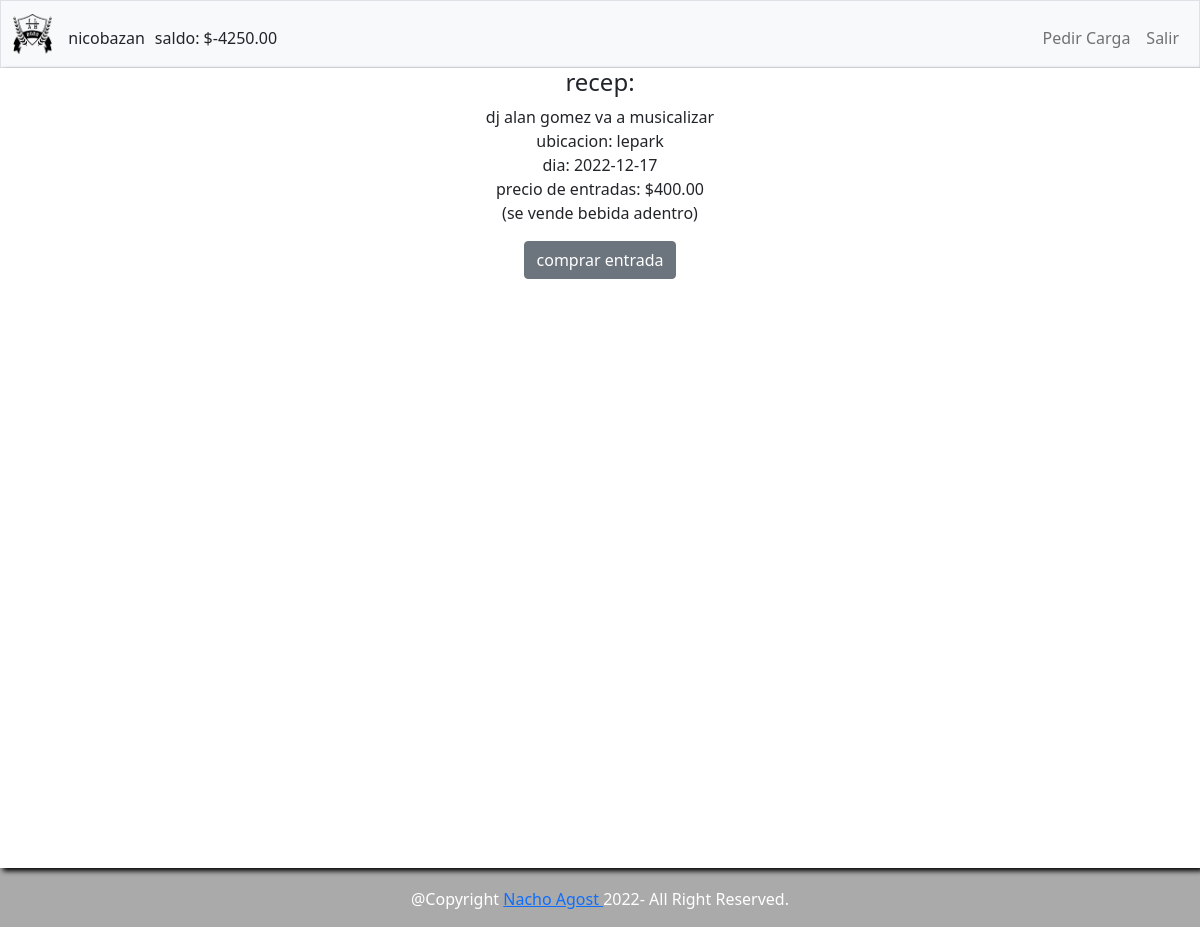
The page /jodas__alistarse?jodaid=5 (signed in) on the database its author committed.
### tables this page shows
CREATE TABLE usuarios(
id INTEGER PRIMARY KEY AUTOINCREMENT NOT NULL,
nombre TEXT NOT NULL,
username TEXT NOT NULL,
password TEXT NOT NULL,
tipo VARCHAR(255) DEFAULT 'normal',
cash MONEY DEFAULT 0.00,
coins NUMERIC DEFAULT 0);

CREATE TABLE jodas (
jodaid INTEGER PRIMARY KEY AUTOINCREMENT NOT NULL,
autorid INTEGER,
nombre VARCHAR(255) DEFAULT 'joda utn',
descripcion TEXT,
ubicacion TEXT NOT NULL,
fecha DATE,
estado VARCHAR(255) DEFAULT 'debatida',
presupuesto MONEY NOT NULL,
capacidad NUMERIC,
precio MONEY DEFAULT 0,
sevende VARCHAR(255) 
);

### app.py (the view)
@app.route("/jodas__alistarse", methods=["GET", "POST"])
@login_required
def alistarse():
    if request.method == "POST":
        jodaid = request.form.get("jodaid")
        joda = db.execute(
            "SELECT capacidad , precio FROM jodas WHERE jodaid = ?", jodaid)[0]
        confirmados = len(db.execute(
            "SELECT * FROM listas WHERE jodaid = ?", jodaid))
        if confirmados >= joda["capacidad"]:
            flash("lista llena!")
            return redirect("/")
        userid = session.get("user_id")
        userdata = db.execute(
            "SELECT cash , tipo FROM usuarios WHERE id = ?", userid)[0]
        if userdata["cash"] < joda["precio"] and not userdata["tipo"] in ["PROMO", "ADMIN"]:
            flash("no tenés saldo suficiente!")
            return redirect("/")
        try:
            listaid = db.execute(
                "SELECT listaid FROM listas WHERE userid = ? AND jodaid = ?", userid, jodaid)[0]["listaid"]
        except:
            listaid = None
        if listaid != None:
            flash("ya esta en la lista")
            return redirect("/")
        if not userdata["tipo"] in ["PROMO", "ADMIN"]:
            userdata["cash"] -= joda["precio"]
            db.execute("UPDATE usuarios SET cash = ? WHERE id = ?",
                       userdata["cash"], userid)
        db.execute(
            "INSERT INTO listas (jodaid , userid ) VALUES ( ? , ? )", jodaid, userid)
        flash("confirmaste correctamente!")
        return redirect("/")
    else:
        if not request.args.get("jodaid"):
            flash("faltante: id de joda")
            return redirect("/")
        userdata = db.execute(
            "SELECT * FROM usuarios WHERE id = ?", session.get("user_id"))[0]
        jodaid = request.args.get("jodaid")
        try:
            confirmado = db.execute("SELECT userid FROM listas WHERE jodaid=? AND userid=? ", jodaid, userdata["id"])[0]["userid"]
            confirmado = "si"
        except:
            confirmado = "no"
        jodadata = db.execute(
            "SELECT jodaid, nombre, descripcion, ubicacion, fecha, precio, sevende FROM jodas WHERE jodaid = ?", jodaid)[0]
        return render_template("confirmarlista.html", userdata=userdata, jodadata=jodadata, confirmado = confirmado)

### helpers.py (called while the page is built)
def login_required(f):
    @wraps(f)
    def decorated_function(*args, **kwargs):
        if session.get("user_id") is None:
            flash("you need to log in")
            return redirect("/login")
        return f(*args, **kwargs)
    return decorated_function

### templates/confirmarlista.html (shortened to what this page needs)
{% extends "layout.html" %}
{% block main %}
    <h4>{{jodadata["nombre"]}}:</h4>
    <p>
        {{jodadata["descripcion"]}}<br>
        ubicacion: {{jodadata["ubicacion"]}}<br>
        dia: {{jodadata["fecha"]}}<br>
        precio de entradas: {{ "$%.2f"|format( jodadata["precio"]| float) }}<br>
        {% if jodadata["sevende"] == "Si" %} (se vende bebida adentro)<br>
        {% else %} (no se vende bebida adentro)<br>
        {% endif %}
    </p>
    {% if confirmado == "si": %}
        <span> ya confirmó</span>
        <a href="/"> volver</a>
    {% else: %}
        <form action="/jodas__alistarse" method="post">
            <button class="btn btn-secondary" type="submit">
                <span>comprar entrada</span>
            </button>
        </form>
    {% endif %}
{% endblock %}

### templates/layout.html (shortened to what this page needs)
<!DOCTYPE html>
<html lang="es">
    <head>
        <link href="https://cdn.jsdelivr.net/npm/bootstrap@5.1.3/dist/css/bootstrap.min.css" rel="stylesheet">
        <link href="/static/styles.css" rel="stylesheet">
    </head>
    <body>
        <nav class="bg-light border navbar navbar-expand-md navbar-light">
            <div class="container-fluid">
                <a class="navbar-brand" href="/"><img class="logo" src="/static/escudoutn.png"></a>
                <div class="collapse navbar-collapse" id="navbar">
                    {% if session["user_id"] %}
                        <ul class="navbar-nav me-auto mt-2">
                            <li class="nav-item username"> {{ userdata["username"] }}</li>
                            <li class="nav-item cash"> saldo: {{ "$%.2f"|format( userdata['cash']|float) }}</li>
                        </ul>
                        <ul class="navbar-nav ms-auto mt-2">
                            {% if userdata["tipo"] == "ADMIN"%}
                                <li class="nav-item"><a class="nav-link" href="/cargarplata">Cargar Saldo</a></li>
                            {% else %}
                                <li class="nav-item"><a class="nav-link" href="/pedircarga"> Pedir Carga</a></li>
                            {% endif%}
                            <li class="nav-item"><a class="nav-link" href="/logout">Salir</a></li>
                        </ul>
                    {% endif %}
                </div>
            </div>
        </nav>
        <main class="main-wrapper text-center">
            {% block main %}{% endblock %}
        </main>
        <footer class="footer">
            @Copyright <a href="https://www.instagram.com/nacho.agost/" target="_blank"> Nacho Agost </a> 2022- All Right Reserved.
        </footer>
    </body>
</html>

### static/styles.css (style rules this page uses)
html, body { margin:0px; padding:0; }
.main-wrapper { position:relative; padding-top:0; margin-bottom:4em; z-index:10; box-shadow: 3px 3px 5px #000000; background-color: #FFF; min-height:100vh; }
.logo { height:40px; }
.cash { position: relative; left:10px; }
.footer { width:100vw; height:5em; margin:0; padding-top:2.5em; position: fixed; bottom: 5px; background-color: #AAA; color: #FFF; text-align: center; z-index: 1; }

### rows shown on the page
usuarios: username "nicobazan", cash "$-4250.00"
jodas: nombre "recep", descripcion "dj alan gomez va a musicalizar", ubicacion "lepark", fecha "2022-12-17", precio "$400.00"
